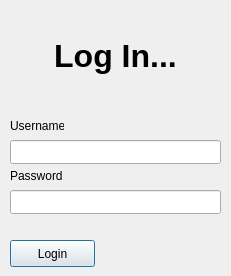
<?xml version="1.0" encoding="UTF-8"?>
<ui version="4.0">
 <class>loginWindow</class>
 <widget class="QDialog" name="loginWindow">
  <property name="geometry">
   <rect>
    <x>0</x>
    <y>0</y>
    <width>231</width>
    <height>276</height>
   </rect>
  </property>
  <property name="windowTitle">
   <string>Login</string>
  </property>
  <property name="sizeGripEnabled">
   <bool>false</bool>
  </property>
  <widget class="QLineEdit" name="username">
   <property name="geometry">
    <rect>
     <x>10</x>
     <y>140</y>
     <width>211</width>
     <height>24</height>
    </rect>
   </property>
  </widget>
  <widget class="QLineEdit" name="password">
   <property name="geometry">
    <rect>
     <x>10</x>
     <y>190</y>
     <width>211</width>
     <height>24</height>
    </rect>
   </property>
  </widget>
  <widget class="QPushButton" name="loginButton">
   <property name="geometry">
    <rect>
     <x>10</x>
     <y>240</y>
     <width>85</width>
     <height>27</height>
    </rect>
   </property>
   <property name="text">
    <string>Login</string>
   </property>
  </widget>
  <widget class="QLabel" name="label">
   <property name="geometry">
    <rect>
     <x>0</x>
     <y>0</y>
     <width>231</width>
     <height>111</height>
    </rect>
   </property>
   <property name="font">
    <font>
     <pointsize>24</pointsize>
     <weight>75</weight>
     <bold>true</bold>
    </font>
   </property>
   <property name="text">
    <string>Log In...</string>
   </property>
   <property name="textFormat">
    <enum>Qt::AutoText</enum>
   </property>
   <property name="alignment">
    <set>Qt::AlignCenter</set>
   </property>
  </widget>
  <widget class="QLabel" name="label_2">
   <property name="geometry">
    <rect>
     <x>10</x>
     <y>120</y>
     <width>54</width>
     <height>12</height>
    </rect>
   </property>
   <property name="text">
    <string>Username</string>
   </property>
  </widget>
  <widget class="QLabel" name="label_3">
   <property name="geometry">
    <rect>
     <x>10</x>
     <y>170</y>
     <width>54</width>
     <height>12</height>
    </rect>
   </property>
   <property name="text">
    <string>Password</string>
   </property>
  </widget>
 </widget>
 <resources/>
 <connections/>
</ui>
